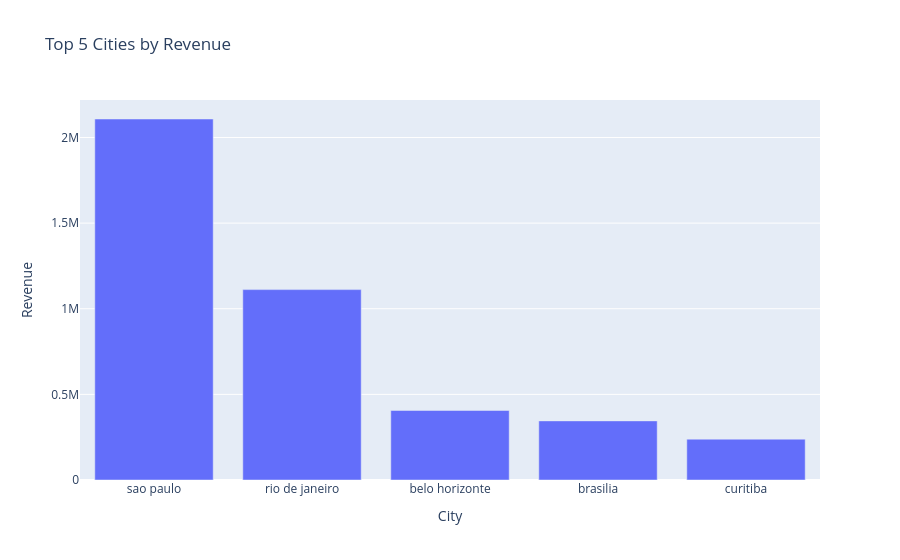

Notebook code for this chart:
### Markdown cell above
Revenue shows steady growth from Month 1 to Month 5, reaching a peak around Month 5. After a relatively stable period, there is a sharp decline in Month 9, followed by a partial recovery towards the end of the year. This pattern may indicate seasonality or external factors affecting demand during late summer.

### Code cell
top_5_cities = top_cities.head(5)

import plotly.express as px

fig = px.bar(
    top_5_cities,
    x="City",
    y="Revenue",
    title="Top 5 Cities by Revenue"
)

fig.show()

### Figure 1 — Plotly figure (JSON) as saved in the notebook; plotly's stock layout.template omitted (floating-point values rounded to 4 significant figures)
{"data": [{"hovertemplate": "City=%{x}<br>Revenue=%{y}<extra></extra>", "legendgroup": "", "marker": {"color": "#636efa", "pattern": {"shape": ""}}, "name": "", "orientation": "v", "showlegend": false, "textposition": "auto", "type": "bar", "x": ["sao paulo", "rio de janeiro", "belo horizonte", "brasilia", "curitiba"], "xaxis": "x", "y": [2108000.0, 1112000.0, 406000.0, 345200.0, 238500.0], "yaxis": "y"}], "layout": {"barmode": "relative", "legend": {"tracegroupgap": 0}, "title": {"text": "Top 5 Cities by Revenue"}, "xaxis": {"anchor": "y", "domain": [0, 1], "title": {"text": "City"}}, "yaxis": {"anchor": "x", "domain": [0, 1], "title": {"text": "Revenue"}}}}
